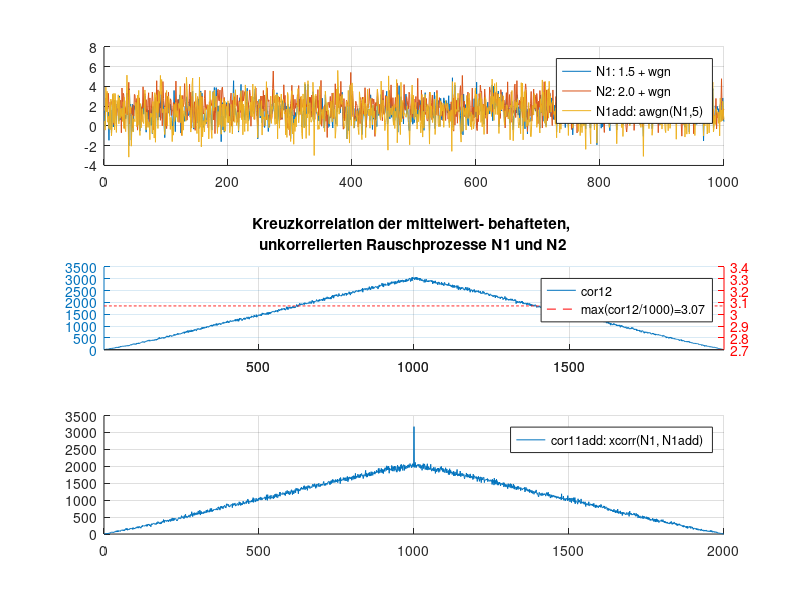
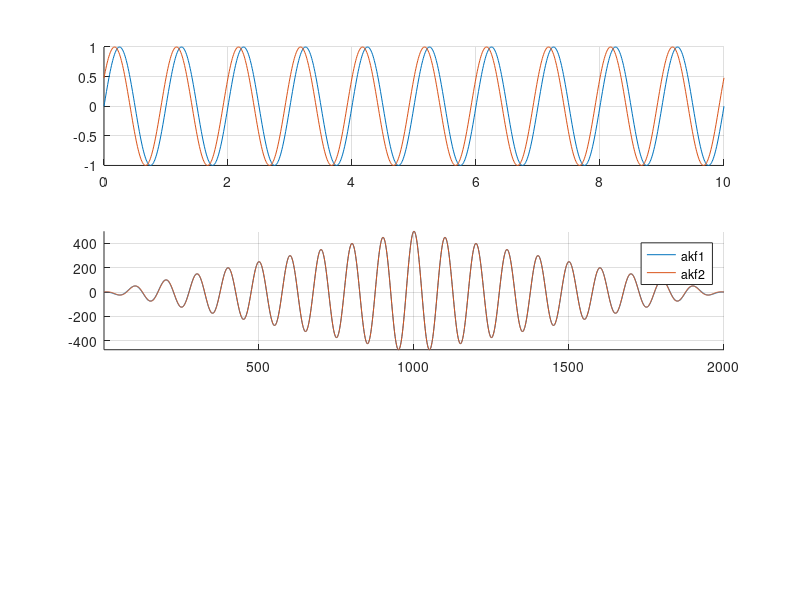

The MATLAB source for these figures, in order:

%%%%%%%%%%%%%%%%%%%%%%%%%%%%%%%%%%%%%%%%%%%%%%%%%%%%%%%%%%%%%%%%%%%
% erzeugen von unkorrelierten prozessen so dass r_N1_N2(tau)=m1*m2
%%%%%%%%%%%%%%%%%%%%%%%%%%%%%%%%%%%%%%%%%%%%%%%%%%%%%%%%%%%%%%%%%%%
delete(findall(0,'type','line'));

m1=1.5;
m2=2;

N1= wgn(1000, 1, 1);
N2= wgn(1000, 1, 1);

N1 = m1+N1-mean(N1);    % durch endlich viele wgn sampels entsteht ungewollter 
N2 = m2+N2-mean(N2);    % Mittelwert . Diesen subtrahieren bevor gewollter mw addiert wird

N1add=awgn(N1,5,'measured');
N1add=N1add-(abs(mean(N1)-mean(N1add)));
mean(N1)
mean(N2)
mean(N1add)

cor12 = xcorr(N1, N2); 
cor11add = xcorr(N1, N1add); 

f1=figure(1);
clf('reset');
SUB=310;

subplot(SUB+1);
hold all;
plot([N1 N2 N1add]);
hold off;
grid on;
legend(sprintf('N1: %.1f + wgn',m1), sprintf('N2: %.1f + wgn',m2),'N1add: awgn(N1,5)');

m1m2(1:length(cor12))=max(cor12/length(N1));
sams=[1:length(cor12)];
subplot(SUB+2);
hold all;
[ax2 ph2(1) ph2(2)]=plotyy(sams,cor12, sams, m1m2);
hold off;
grid on;
set(ph2(2),'Color','red','Linestyle','--');
set(ax2(2),'YColor','red');
legend('cor12',sprintf('max(cor12/%.0f)=%.2f',length(N1),max(cor12/length(N1))));
title(sprintf('Kreuzkorrelation der mittelwert- behafteten, \nunkorrelierten Rauschprozesse N1 und N2'))

max(cor12/length(N1))

subplot(SUB+3);
hold all;
plot(cor11add);
hold off;
grid on;
legend('cor11add: xcorr(N1, N1add)');

%%%%%%%%%%%%%%%%%%%%%%%%%%%%%%%%%%%%%%%%%%%%%%%%%%%%%%%%%%%%%%%%%%%
% AKF Probeklausur NT SS2014
%%%%%%%%%%%%%%%%%%%%%%%%%%%%%%%%%%%%%%%%%%%%%%%%%%%%%%%%%%%%%%%%%%%

tt=[0:0.01:10];
f0=1;

f2=figure(2);
clf 'reset'
SUB=310;

phi=0;
fun1=sin(2*pi*f0*tt+phi);
phi=0.5;
fun2=sin(2*pi*f0*tt+phi);

subplot(SUB+1);
hold all;
plot(tt, fun1);
plot(tt, fun2);
hold off;
grid on;

akf1=xcorr(fun1);
akf2=xcorr(fun2);
subplot(SUB+2);
hold all;
plot(akf1);
plot(akf2);
hold off;
grid on;
axis tight;
legend('akf1','akf2');

ar=sort(findall(0,'type','figure'));
% set(ar,'WindowStyle','docked');


